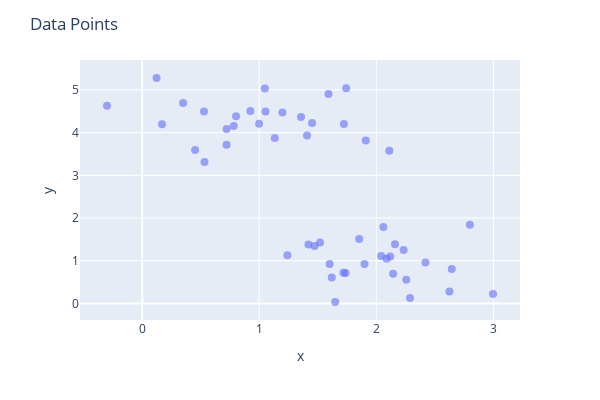

The notebook cell saved with this chart:
### Code cell
cv_X = cv.ClusterVisualizer(df_X)

cv_X.plot_data()

### Figure 1 — Plotly figure (JSON) as saved in the notebook; plotly's stock layout.template omitted (floating-point values rounded to 4 significant figures)
{"data": [{"hovertemplate": "x=%{x}<br>y=%{y}<extra></extra>", "legendgroup": "", "marker": {"color": "#636efa", "opacity": 0.6, "size": 8, "symbol": "circle"}, "mode": "markers", "name": "", "orientation": "v", "showlegend": false, "type": "scatter", "x": [1.52, 1.854, 1.357, 1.723, 2.089, 2.625, 2.997, 2.061, 2.041, 0.1231, 1.591, 0.3499, 1.054, 1.62, 1.408, 1.133, 0.7826, 2.256, 0.5324, 0.9247, 1.738, 2.233, 1.602, 1.719, 2.42, 2.111, 0.7214, -0.3002, 2.144, 1.91, 2.159, 0.5285, 1.198, 0.1693, 1.743, 1.899, 2.119, 1.048, 2.288, 0.7209, 1.24, 1.451, 1.649, 1.473, 0.9991, 1.42, 2.799, 0.452, 2.645, 0.8023], "xaxis": "x", "y": [1.425, 1.509, 4.365, 4.201, 1.049, 0.2803, 0.2238, 1.791, 1.112, 5.279, 4.905, 4.693, 4.493, 0.6082, 3.933, 3.877, 4.153, 0.5553, 3.313, 4.509, 0.7163, 1.251, 0.9236, 0.7179, 0.9622, 3.577, 4.085, 4.631, 0.6968, 3.815, 1.386, 4.497, 4.471, 4.197, 5.038, 0.9257, 1.099, 5.031, 0.1295, 3.713, 1.129, 4.228, 0.03452, 1.348, 4.21, 1.382, 1.846, 3.594, 0.8077, 4.382], "yaxis": "y"}], "layout": {"coloraxis": {"showscale": false}, "height": 400, "legend": {"tracegroupgap": 0}, "margin": {"t": 60}, "showlegend": false, "title": {"text": "Data Points"}, "width": 600, "xaxis": {"anchor": "y", "domain": [0, 1], "title": {"text": "x"}}, "yaxis": {"anchor": "x", "domain": [0, 1], "title": {"text": "y"}}}}
